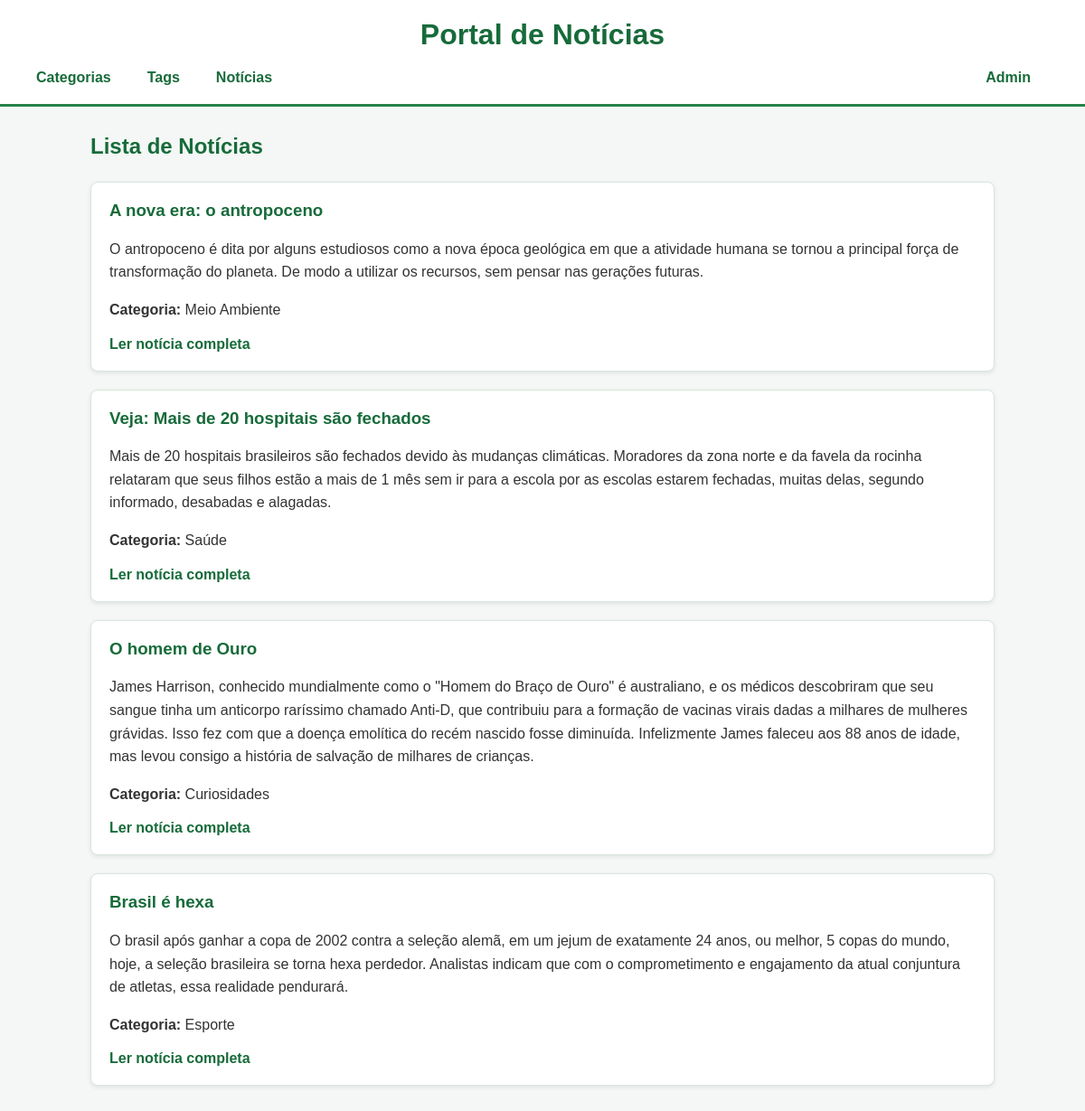
The page / on the database its author committed.
### noticias/models.py (models this page shows, shortened)
class Noticia(models.Model):
    titulo = models.CharField(max_length=300)
    texto = models.TextField()
    categoria = models.ForeignKey(
        Categoria,
        on_delete=models.CASCADE,
        related_name='noticias'
    )
    tags = models.ManyToManyField(
        Tag,
        related_name='noticias'
    )

class Categoria(models.Model):
    nome = models.CharField(max_length=200)

### noticias/views.py (the view)
# urls.py: path('', views.lista_noticias, name='inicio'),
def lista_noticias(request):
    noticias = Noticia.objects.all()
    return render(request, 'noticias/lista.html', {'noticias': noticias})

### noticias/templates/noticias/lista.html (shortened to what this page needs)
{% extends 'base.html' %}
{% load static %}
{% block content %}
<h2>Lista de Notícias</h2>
<div class="lista">
    {% for noticia in noticias %}
        <div class="card">
            <h3>{{ noticia.titulo }}</h3>
            <p>{{ noticia.texto }}</p>
            <p>
                <strong>Categoria:</strong>
                {{ noticia.categoria.nome }}
            </p>
            <a href="{% url 'detalhe_noticias' noticia.id %}">Ler notícia completa</a>
        </div>
    {% empty %}
        <p>Nenhuma notícia cadastrada.</p>
    {% endfor %}
</div>
{% endblock %}

### templates/base.html (shortened to what this page needs)
{% load static %}
<!DOCTYPE html>
<html lang="pt-br">
<head>
    <link rel="stylesheet" href="{% static 'css/style.css' %}">
</head>
<body>
{% include 'fragments/__header.html'%}
    <main>
        {% block content %}
        {% endblock %}
    </main>
</body>
</html>

### templates/fragments/__header.html
<header>
    <h1>Portal de Notícias</h1>
    <nav>
        <div class="menu-esquerda">
            <a href="{% url 'lista_categorias' %}">Categorias</a>
            <a href="{% url 'lista_tags' %}">Tags</a>
            <a href="{% url 'lista_noticias' %}">Notícias</a>
        </div>
        <div class="menu-direita">
            <a href="{% url 'admin:index' %}">Admin</a>
        </div>
    </nav>
</header>

### static/css/style.css (style rules this page uses)
* { box-sizing: border-box; }
body { margin: 0; font-family: Arial, sans-serif; background-color: #f4f7f5; color: #333; }
header { background-color: #ffffff; padding: 20px 40px; border-bottom: 3px solid #27834a; }
header h1 { margin: 0 0 20px; text-align: center; color: #176b3a; }
nav a { text-decoration: none; color: #176b3a; font-weight: bold; margin-right: 20px; }
nav { display: flex; justify-content: space-between; align-items: center; }
.menu-esquerda { display: flex; gap: 20px; }
.menu-direita { margin-left: auto; }
main { width: 90%; max-width: 1000px; margin: 30px auto; }
h2 { color: #176b3a; margin-bottom: 25px; }
.lista { display: flex; flex-direction: column; gap: 20px; }
.card { background-color: white; padding: 20px; border-radius: 8px; border: 1px solid #d8e5dc; box-shadow: 0 2px 5px rgba(0, 0, 0, 0.08); }
.card h3 { margin-top: 0; color: #176b3a; }
.card p { line-height: 1.6; }
.card a { color: #176b3a; font-weight: bold; text-decoration: none; }

### rows shown on the page
Noticia: titulo "A nova era: o antropoceno", texto "O antropoceno é dita por alguns estudiosos como a nova época geológica em que a atividade humana se tornou a principal força de transformação do planeta. De modo a utilizar os recursos, sem pensar nas gerações futuras.", categoria.nome "Meio Ambiente"
Noticia: titulo "Veja: Mais de 20 hospitais são fechados", texto "Mais de 20 hospitais brasileiros são fechados devido às mudanças climáticas. Moradores da zona norte e da favela da rocinha relataram que seus filhos estão a mais de 1 mês sem ir para a escola por as escolas estarem fechadas, muitas delas, segundo informado, desabadas e alagadas.", categoria.nome "Saúde"
Noticia: titulo "O homem de Ouro", texto "James Harrison, conhecido mundialmente como o \"Homem do Braço de Ouro\" é australiano, e os médicos descobriram que seu sangue tinha um anticorpo raríssimo chamado Anti-D, que contribuiu para a formação de vacinas virais dadas a milhares de mulheres grávidas. Isso fez com que a doença emolítica do recém nascido fosse diminuída. Infelizmente James faleceu aos 88 anos de idade, mas levou consigo a história de salvação de milhares de crianças.", categoria.nome "Curiosidades"
Noticia: titulo "Brasil é hexa", texto "O brasil após ganhar a copa de 2002 contra a seleção alemã, em um jejum de exatamente 24 anos, ou melhor, 5 copas do mundo, hoje, a seleção brasileira se torna hexa perdedor. Analistas indicam que com o comprometimento e engajamento da atual conjuntura de atletas, essa realidade pendurará.", categoria.nome "Esporte"
